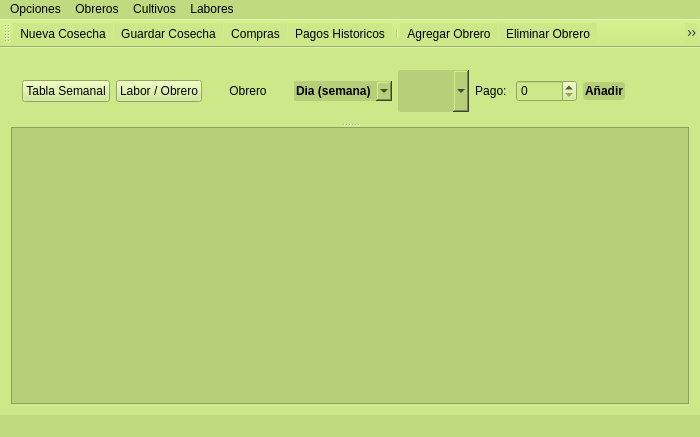
<?xml version="1.0" encoding="UTF-8"?>
<ui version="4.0">
 <author>Pedro Pablo Camellón Quintero</author>
 <class>ControlCultivos</class>
 <widget class="QMainWindow" name="ControlCultivos">
  <property name="geometry">
   <rect>
    <x>0</x>
    <y>0</y>
    <width>700</width>
    <height>437</height>
   </rect>
  </property>
  <property name="palette">
   <palette>
    <active>
     <colorrole role="WindowText">
      <brush brushstyle="SolidPattern">
       <color alpha="255">
        <red>0</red>
        <green>0</green>
        <blue>0</blue>
       </color>
      </brush>
     </colorrole>
     <colorrole role="Button">
      <brush brushstyle="SolidPattern">
       <color alpha="255">
        <red>191</red>
        <green>218</green>
        <blue>127</blue>
       </color>
      </brush>
     </colorrole>
     <colorrole role="Light">
      <brush brushstyle="SolidPattern">
       <color alpha="255">
        <red>255</red>
        <green>255</green>
        <blue>255</blue>
       </color>
      </brush>
     </colorrole>
     <colorrole role="Midlight">
      <brush brushstyle="SolidPattern">
       <color alpha="255">
        <red>235</red>
        <green>235</green>
        <blue>235</blue>
       </color>
      </brush>
     </colorrole>
     <colorrole role="Dark">
      <brush brushstyle="SolidPattern">
       <color alpha="255">
        <red>108</red>
        <green>108</green>
        <blue>108</blue>
       </color>
      </brush>
     </colorrole>
     <colorrole role="Mid">
      <brush brushstyle="SolidPattern">
       <color alpha="255">
        <red>144</red>
        <green>144</green>
        <blue>144</blue>
       </color>
      </brush>
     </colorrole>
     <colorrole role="Text">
      <brush brushstyle="SolidPattern">
       <color alpha="255">
        <red>0</red>
        <green>0</green>
        <blue>0</blue>
       </color>
      </brush>
     </colorrole>
     <colorrole role="BrightText">
      <brush brushstyle="SolidPattern">
       <color alpha="255">
        <red>255</red>
        <green>255</green>
        <blue>255</blue>
       </color>
      </brush>
     </colorrole>
     <colorrole role="ButtonText">
      <brush brushstyle="SolidPattern">
       <color alpha="255">
        <red>0</red>
        <green>0</green>
        <blue>0</blue>
       </color>
      </brush>
     </colorrole>
     <colorrole role="Base">
      <brush brushstyle="SolidPattern">
       <color alpha="255">
        <red>191</red>
        <green>218</green>
        <blue>127</blue>
       </color>
      </brush>
     </colorrole>
     <colorrole role="Window">
      <brush brushstyle="SolidPattern">
       <color alpha="255">
        <red>191</red>
        <green>218</green>
        <blue>127</blue>
       </color>
      </brush>
     </colorrole>
     <colorrole role="Shadow">
      <brush brushstyle="SolidPattern">
       <color alpha="255">
        <red>0</red>
        <green>0</green>
        <blue>0</blue>
       </color>
      </brush>
     </colorrole>
     <colorrole role="AlternateBase">
      <brush brushstyle="SolidPattern">
       <color alpha="255">
        <red>235</red>
        <green>235</green>
        <blue>235</blue>
       </color>
      </brush>
     </colorrole>
     <colorrole role="ToolTipBase">
      <brush brushstyle="SolidPattern">
       <color alpha="255">
        <red>255</red>
        <green>255</green>
        <blue>220</blue>
       </color>
      </brush>
     </colorrole>
     <colorrole role="ToolTipText">
      <brush brushstyle="SolidPattern">
       <color alpha="255">
        <red>0</red>
        <green>0</green>
        <blue>0</blue>
       </color>
      </brush>
     </colorrole>
    </active>
    <inactive>
     <colorrole role="WindowText">
      <brush brushstyle="SolidPattern">
       <color alpha="255">
        <red>0</red>
        <green>0</green>
        <blue>0</blue>
       </color>
      </brush>
     </colorrole>
     <colorrole role="Button">
      <brush brushstyle="SolidPattern">
       <color alpha="255">
        <red>191</red>
        <green>218</green>
        <blue>127</blue>
       </color>
      </brush>
     </colorrole>
     <colorrole role="Light">
      <brush brushstyle="SolidPattern">
       <color alpha="255">
        <red>255</red>
        <green>255</green>
        <blue>255</blue>
       </color>
      </brush>
     </colorrole>
     <colorrole role="Midlight">
      <brush brushstyle="SolidPattern">
       <color alpha="255">
        <red>235</red>
        <green>235</green>
        <blue>235</blue>
       </color>
      </brush>
     </colorrole>
     <colorrole role="Dark">
      <brush brushstyle="SolidPattern">
       <color alpha="255">
        <red>108</red>
        <green>108</green>
        <blue>108</blue>
       </color>
      </brush>
     </colorrole>
     <colorrole role="Mid">
      <brush brushstyle="SolidPattern">
       <color alpha="255">
        <red>144</red>
        <green>144</green>
        <blue>144</blue>
       </color>
      </brush>
     </colorrole>
     <colorrole role="Text">
      <brush brushstyle="SolidPattern">
       <color alpha="255">
        <red>0</red>
        <green>0</green>
        <blue>0</blue>
       </color>
      </brush>
     </colorrole>
     <colorrole role="BrightText">
      <brush brushstyle="SolidPattern">
       <color alpha="255">
        <red>255</red>
        <green>255</green>
        <blue>255</blue>
       </color>
      </brush>
     </colorrole>
     <colorrole role="ButtonText">
      <brush brushstyle="SolidPattern">
       <color alpha="255">
        <red>0</red>
        <green>0</green>
        <blue>0</blue>
       </color>
      </brush>
     </colorrole>
     <colorrole role="Base">
      <brush brushstyle="SolidPattern">
       <color alpha="255">
        <red>191</red>
        <green>218</green>
        <blue>127</blue>
       </color>
      </brush>
     </colorrole>
     <colorrole role="Window">
      <brush brushstyle="SolidPattern">
       <color alpha="255">
        <red>191</red>
        <green>218</green>
        <blue>127</blue>
       </color>
      </brush>
     </colorrole>
     <colorrole role="Shadow">
      <brush brushstyle="SolidPattern">
       <color alpha="255">
        <red>0</red>
        <green>0</green>
        <blue>0</blue>
       </color>
      </brush>
     </colorrole>
     <colorrole role="AlternateBase">
      <brush brushstyle="SolidPattern">
       <color alpha="255">
        <red>235</red>
        <green>235</green>
        <blue>235</blue>
       </color>
      </brush>
     </colorrole>
     <colorrole role="ToolTipBase">
      <brush brushstyle="SolidPattern">
       <color alpha="255">
        <red>255</red>
        <green>255</green>
        <blue>220</blue>
       </color>
      </brush>
     </colorrole>
     <colorrole role="ToolTipText">
      <brush brushstyle="SolidPattern">
       <color alpha="255">
        <red>0</red>
        <green>0</green>
        <blue>0</blue>
       </color>
      </brush>
     </colorrole>
    </inactive>
    <disabled>
     <colorrole role="WindowText">
      <brush brushstyle="SolidPattern">
       <color alpha="255">
        <red>108</red>
        <green>108</green>
        <blue>108</blue>
       </color>
      </brush>
     </colorrole>
     <colorrole role="Button">
      <brush brushstyle="SolidPattern">
       <color alpha="255">
        <red>191</red>
        <green>218</green>
        <blue>127</blue>
       </color>
      </brush>
     </colorrole>
     <colorrole role="Light">
      <brush brushstyle="SolidPattern">
       <color alpha="255">
        <red>255</red>
        <green>255</green>
        <blue>255</blue>
       </color>
      </brush>
     </colorrole>
     <colorrole role="Midlight">
      <brush brushstyle="SolidPattern">
       <color alpha="255">
        <red>235</red>
        <green>235</green>
        <blue>235</blue>
       </color>
      </brush>
     </colorrole>
     <colorrole role="Dark">
      <brush brushstyle="SolidPattern">
       <color alpha="255">
        <red>108</red>
        <green>108</green>
        <blue>108</blue>
       </color>
      </brush>
     </colorrole>
     <colorrole role="Mid">
      <brush brushstyle="SolidPattern">
       <color alpha="255">
        <red>144</red>
        <green>144</green>
        <blue>144</blue>
       </color>
      </brush>
     </colorrole>
     <colorrole role="Text">
      <brush brushstyle="SolidPattern">
       <color alpha="255">
        <red>108</red>
        <green>108</green>
        <blue>108</blue>
       </color>
      </brush>
     </colorrole>
     <colorrole role="BrightText">
      <brush brushstyle="SolidPattern">
       <color alpha="255">
        <red>255</red>
        <green>255</green>
        <blue>255</blue>
       </color>
      </brush>
     </colorrole>
     <colorrole role="ButtonText">
      <brush brushstyle="SolidPattern">
       <color alpha="255">
        <red>108</red>
        <green>108</green>
        <blue>108</blue>
       </color>
      </brush>
     </colorrole>
     <colorrole role="Base">
      <brush brushstyle="SolidPattern">
       <color alpha="255">
        <red>191</red>
        <green>218</green>
        <blue>127</blue>
       </color>
      </brush>
     </colorrole>
     <colorrole role="Window">
      <brush brushstyle="SolidPattern">
       <color alpha="255">
        <red>191</red>
        <green>218</green>
        <blue>127</blue>
       </color>
      </brush>
     </colorrole>
     <colorrole role="Shadow">
      <brush brushstyle="SolidPattern">
       <color alpha="255">
        <red>0</red>
        <green>0</green>
        <blue>0</blue>
       </color>
      </brush>
     </colorrole>
     <colorrole role="AlternateBase">
      <brush brushstyle="SolidPattern">
       <color alpha="255">
        <red>216</red>
        <green>216</green>
        <blue>216</blue>
       </color>
      </brush>
     </colorrole>
     <colorrole role="ToolTipBase">
      <brush brushstyle="SolidPattern">
       <color alpha="255">
        <red>255</red>
        <green>255</green>
        <blue>220</blue>
       </color>
      </brush>
     </colorrole>
     <colorrole role="ToolTipText">
      <brush brushstyle="SolidPattern">
       <color alpha="255">
        <red>0</red>
        <green>0</green>
        <blue>0</blue>
       </color>
      </brush>
     </colorrole>
    </disabled>
   </palette>
  </property>
  <property name="windowTitle">
   <string>Mi Finca</string>
  </property>
  <property name="windowIcon">
   <iconset resource="iconos.qrc">
    <normaloff>:/ico/hoja.png</normaloff>:/ico/hoja.png</iconset>
  </property>
  <property name="styleSheet">
   <string notr="true">background-color: #bfda7f;</string>
  </property>
  <property name="iconSize">
   <size>
    <width>50</width>
    <height>50</height>
   </size>
  </property>
  <widget class="QWidget" name="centralWidget">
   <property name="styleSheet">
    <string notr="true">background-color: rgb(205, 232, 136);</string>
   </property>
   <layout class="QGridLayout" name="gridLayout">
    <item row="0" column="0">
     <widget class="QSplitter" name="splitter">
      <property name="orientation">
       <enum>Qt::Vertical</enum>
      </property>
      <widget class="QWidget" name="">
       <layout class="QHBoxLayout" name="horizontalLayout">
        <item>
         <widget class="QPushButton" name="pB_tablaSem">
          <property name="text">
           <string>Tabla Semanal</string>
          </property>
         </widget>
        </item>
        <item>
         <widget class="QPushButton" name="pB_tablaLabOb">
          <property name="text">
           <string>Labor / Obrero</string>
          </property>
         </widget>
        </item>
        <item>
         <widget class="QLabel" name="label_nombreObrero">
          <property name="enabled">
           <bool>true</bool>
          </property>
          <property name="sizePolicy">
           <sizepolicy hsizetype="Minimum" vsizetype="Preferred">
            <horstretch>0</horstretch>
            <verstretch>0</verstretch>
           </sizepolicy>
          </property>
          <property name="minimumSize">
           <size>
            <width>80</width>
            <height>0</height>
           </size>
          </property>
          <property name="text">
           <string>Obrero</string>
          </property>
          <property name="alignment">
           <set>Qt::AlignCenter</set>
          </property>
         </widget>
        </item>
        <item>
         <widget class="QComboBox" name="cB_diaSemana">
          <property name="styleSheet">
           <string notr="true">background-color:  rgb(183, 207, 121);
border-width: 2px;
border-radius: 2px;
border-color: beige;
font: bold 12px;
min-width: 4em;
padding: 2px;</string>
          </property>
          <item>
           <property name="text">
            <string>Dia (semana)</string>
           </property>
          </item>
          <item>
           <property name="text">
            <string>Lunes</string>
           </property>
          </item>
          <item>
           <property name="text">
            <string>Martes</string>
           </property>
          </item>
          <item>
           <property name="text">
            <string>Miercoles</string>
           </property>
          </item>
          <item>
           <property name="text">
            <string>Jueves</string>
           </property>
          </item>
          <item>
           <property name="text">
            <string>Viernes</string>
           </property>
          </item>
          <item>
           <property name="text">
            <string>Sabado</string>
           </property>
          </item>
         </widget>
        </item>
        <item>
         <widget class="QComboBox" name="cB_Labor">
          <property name="sizePolicy">
           <sizepolicy hsizetype="Fixed" vsizetype="Preferred">
            <horstretch>0</horstretch>
            <verstretch>0</verstretch>
           </sizepolicy>
          </property>
          <property name="styleSheet">
           <string notr="true">background-color:  rgb(183, 207, 121);
border-width: 2px;
border-radius: 2px;
border-color: beige;
font: bold 12px;
min-width: 4em;
padding: 2px;</string>
          </property>
         </widget>
        </item>
        <item>
         <widget class="QLabel" name="label_pago">
          <property name="sizePolicy">
           <sizepolicy hsizetype="Fixed" vsizetype="Preferred">
            <horstretch>0</horstretch>
            <verstretch>0</verstretch>
           </sizepolicy>
          </property>
          <property name="text">
           <string>Pago: </string>
          </property>
          <property name="alignment">
           <set>Qt::AlignCenter</set>
          </property>
         </widget>
        </item>
        <item>
         <widget class="QSpinBox" name="sB_Pago">
          <property name="sizePolicy">
           <sizepolicy hsizetype="Fixed" vsizetype="Fixed">
            <horstretch>0</horstretch>
            <verstretch>0</verstretch>
           </sizepolicy>
          </property>
          <property name="minimumSize">
           <size>
            <width>0</width>
            <height>0</height>
           </size>
          </property>
          <property name="sizeIncrement">
           <size>
            <width>0</width>
            <height>0</height>
           </size>
          </property>
          <property name="maximum">
           <number>10000</number>
          </property>
         </widget>
        </item>
        <item>
         <widget class="QPushButton" name="pB_AddPago">
          <property name="sizePolicy">
           <sizepolicy hsizetype="Fixed" vsizetype="Fixed">
            <horstretch>0</horstretch>
            <verstretch>0</verstretch>
           </sizepolicy>
          </property>
          <property name="styleSheet">
           <string notr="true">background-color:  rgb(183, 207, 121);
border-width: 2px;
border-radius: 3px;
border-color: beige;
font: bold 12px;
min-width: 4em;
padding: 2px;</string>
          </property>
          <property name="text">
           <string>Añadir</string>
          </property>
         </widget>
        </item>
        <item>
         <widget class="QLabel" name="label_errorEnDatos">
          <property name="sizePolicy">
           <sizepolicy hsizetype="Expanding" vsizetype="Preferred">
            <horstretch>0</horstretch>
            <verstretch>0</verstretch>
           </sizepolicy>
          </property>
          <property name="text">
           <string/>
          </property>
         </widget>
        </item>
       </layout>
      </widget>
      <widget class="QTableView" name="tableView">
       <property name="enabled">
        <bool>true</bool>
       </property>
       <property name="styleSheet">
        <string notr="true">background-color:  rgb(183, 207, 121);</string>
       </property>
      </widget>
     </widget>
    </item>
   </layout>
  </widget>
  <widget class="QMenuBar" name="menuBar">
   <property name="geometry">
    <rect>
     <x>0</x>
     <y>0</y>
     <width>700</width>
     <height>21</height>
    </rect>
   </property>
   <property name="styleSheet">
    <string notr="true">background-color: #rgb(205, 232, 136);</string>
   </property>
   <widget class="QMenu" name="menuOpciones">
    <property name="title">
     <string>Opciones</string>
    </property>
    <addaction name="actionNueva_Cosecha"/>
    <addaction name="actionGuardar_Cosecha"/>
    <addaction name="actionCompras"/>
    <addaction name="separator"/>
    <addaction name="actionSalir"/>
   </widget>
   <widget class="QMenu" name="menuAnadir">
    <property name="title">
     <string>Cultivos</string>
    </property>
    <addaction name="actionAnadir_Cultivo"/>
    <addaction name="actionEliminarCultivo"/>
   </widget>
   <widget class="QMenu" name="menuObreros">
    <property name="title">
     <string>Obreros</string>
    </property>
    <addaction name="actionAdd_Obrero"/>
    <addaction name="actionEliminar_Obrero"/>
   </widget>
   <widget class="QMenu" name="menuLabores">
    <property name="title">
     <string>Labores</string>
    </property>
    <addaction name="actionAdd_Labor"/>
    <addaction name="actionEliminar_Labor"/>
   </widget>
   <addaction name="menuOpciones"/>
   <addaction name="menuObreros"/>
   <addaction name="menuAnadir"/>
   <addaction name="menuLabores"/>
  </widget>
  <widget class="QToolBar" name="mainToolBar">
   <property name="sizePolicy">
    <sizepolicy hsizetype="Expanding" vsizetype="Fixed">
     <horstretch>0</horstretch>
     <verstretch>0</verstretch>
    </sizepolicy>
   </property>
   <property name="styleSheet">
    <string notr="true">background-color: #cde888;</string>
   </property>
   <attribute name="toolBarArea">
    <enum>TopToolBarArea</enum>
   </attribute>
   <attribute name="toolBarBreak">
    <bool>false</bool>
   </attribute>
   <addaction name="actionNueva_Cosecha"/>
   <addaction name="actionGuardar_Cosecha"/>
   <addaction name="actionCompras"/>
   <addaction name="actionPagosHistoricos"/>
   <addaction name="separator"/>
   <addaction name="actionAdd_Obrero"/>
   <addaction name="actionEliminar_Obrero"/>
   <addaction name="actionCierre_Semanal"/>
   <addaction name="separator"/>
   <addaction name="actionSalir"/>
  </widget>
  <widget class="QStatusBar" name="statusBar"/>
  <action name="actionNueva_Cosecha">
   <property name="icon">
    <iconset resource="iconos.qrc">
     <normaloff>:/ico/AllDesign_biz_38.png</normaloff>:/ico/AllDesign_biz_38.png</iconset>
   </property>
   <property name="text">
    <string>Nueva Cosecha</string>
   </property>
  </action>
  <action name="actionGuardar_Cosecha">
   <property name="icon">
    <iconset resource="iconos.qrc">
     <normaloff>:/ico/AllDesign_biz_51.png</normaloff>:/ico/AllDesign_biz_51.png</iconset>
   </property>
   <property name="text">
    <string>Guardar Cosecha</string>
   </property>
  </action>
  <action name="actionAdd_Obrero">
   <property name="icon">
    <iconset resource="iconos.qrc">
     <normaloff>:/ico/new_user.png</normaloff>:/ico/new_user.png</iconset>
   </property>
   <property name="text">
    <string>Agregar Obrero</string>
   </property>
   <property name="toolTip">
    <string>Agrega un trabajador nuevo</string>
   </property>
  </action>
  <action name="actionEliminar_Obrero">
   <property name="icon">
    <iconset resource="iconos.qrc">
     <normaloff>:/ico/del_user.png</normaloff>:/ico/del_user.png</iconset>
   </property>
   <property name="text">
    <string>Eliminar Obrero</string>
   </property>
  </action>
  <action name="actionAdd_Labor">
   <property name="text">
    <string>Añadir Labor</string>
   </property>
   <property name="toolTip">
    <string>Agrega una nueva labor</string>
   </property>
  </action>
  <action name="actionEliminar_Labor">
   <property name="text">
    <string>Eliminar Labor</string>
   </property>
  </action>
  <action name="actionSalir">
   <property name="text">
    <string>Salir</string>
   </property>
   <property name="toolTip">
    <string>Cierra el programa</string>
   </property>
  </action>
  <action name="actionAnadir_Cultivo">
   <property name="text">
    <string>Anadir Cultivo</string>
   </property>
  </action>
  <action name="actionCierre_Semanal">
   <property name="text">
    <string>Cierre Semanal</string>
   </property>
   <property name="toolTip">
    <string>Corte semanal</string>
   </property>
  </action>
  <action name="actionEliminarCultivo">
   <property name="text">
    <string>Eliminar Cultivo</string>
   </property>
  </action>
  <action name="actionModoNocturno">
   <property name="text">
    <string>Modo Nocturno</string>
   </property>
   <property name="toolTip">
    <string>Para que el brillo de la pantalla no moleste</string>
   </property>
  </action>
  <action name="actionImprimirCierreSemanal">
   <property name="icon">
    <iconset resource="iconos.qrc">
     <normaloff>:/ico/printer.ico</normaloff>:/ico/printer.ico</iconset>
   </property>
   <property name="text">
    <string>Imprimir Cierre Semanal</string>
   </property>
   <property name="toolTip">
    <string>Imprime un resumen de los pagos semanales</string>
   </property>
  </action>
  <action name="actionCompras">
   <property name="text">
    <string>Compras</string>
   </property>
  </action>
  <action name="actionPagosHistoricos">
   <property name="text">
    <string>Pagos Historicos</string>
   </property>
  </action>
 </widget>
 <layoutdefault spacing="6" margin="11"/>
 <resources>
  <include location="iconos.qrc"/>
 </resources>
 <connections/>
 <slots>
  <signal>clear()</signal>
 </slots>
</ui>
